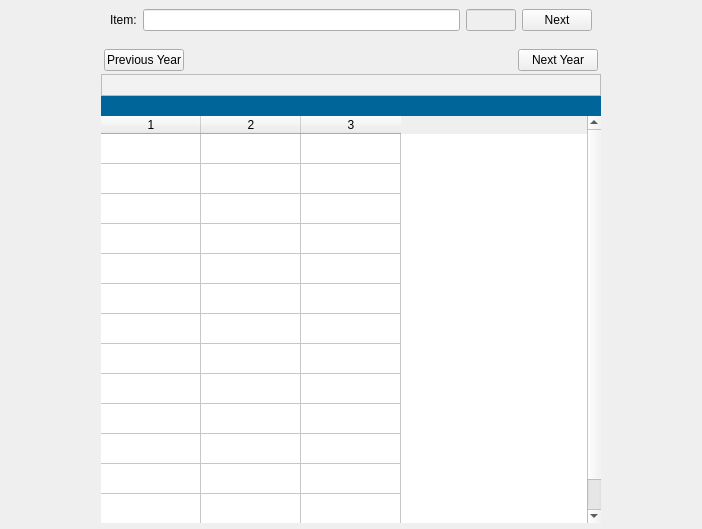
<?xml version="1.0" encoding="UTF-8"?>
<ui version="4.0">
 <class>ItemsMonthWiseSalesPurchases</class>
 <widget class="QWidget" name="ItemsMonthWiseSalesPurchases">
  <property name="geometry">
   <rect>
    <x>0</x>
    <y>0</y>
    <width>702</width>
    <height>529</height>
   </rect>
  </property>
  <property name="windowTitle">
   <string>Form</string>
  </property>
  <layout class="QGridLayout" name="gridLayout">
   <property name="leftMargin">
    <number>0</number>
   </property>
   <property name="topMargin">
    <number>0</number>
   </property>
   <property name="rightMargin">
    <number>0</number>
   </property>
   <property name="bottomMargin">
    <number>0</number>
   </property>
   <item row="0" column="0">
    <widget class="QFrame" name="frame">
     <property name="maximumSize">
      <size>
       <width>500</width>
       <height>16777215</height>
      </size>
     </property>
     <property name="frameShape">
      <enum>QFrame::NoFrame</enum>
     </property>
     <property name="frameShadow">
      <enum>QFrame::Raised</enum>
     </property>
     <layout class="QVBoxLayout" name="verticalLayout">
      <property name="leftMargin">
       <number>0</number>
      </property>
      <property name="topMargin">
       <number>0</number>
      </property>
      <property name="rightMargin">
       <number>0</number>
      </property>
      <property name="bottomMargin">
       <number>0</number>
      </property>
      <item>
       <widget class="QFrame" name="frame_2">
        <property name="maximumSize">
         <size>
          <width>16777215</width>
          <height>50</height>
         </size>
        </property>
        <property name="frameShape">
         <enum>QFrame::NoFrame</enum>
        </property>
        <property name="frameShadow">
         <enum>QFrame::Raised</enum>
        </property>
        <layout class="QHBoxLayout" name="horizontalLayout_5">
         <item>
          <widget class="QLabel" name="label_3">
           <property name="text">
            <string>Item:</string>
           </property>
          </widget>
         </item>
         <item>
          <layout class="QHBoxLayout" name="horizontalLayout">
           <item>
            <widget class="QLineEdit" name="itemname"/>
           </item>
           <item>
            <widget class="QLineEdit" name="itemid">
             <property name="enabled">
              <bool>false</bool>
             </property>
             <property name="maximumSize">
              <size>
               <width>50</width>
               <height>16777215</height>
              </size>
             </property>
            </widget>
           </item>
          </layout>
         </item>
         <item>
          <widget class="QPushButton" name="btn_next">
           <property name="maximumSize">
            <size>
             <width>70</width>
             <height>16777215</height>
            </size>
           </property>
           <property name="text">
            <string>Next</string>
           </property>
          </widget>
         </item>
        </layout>
       </widget>
      </item>
      <item>
       <widget class="QFrame" name="detailFrame">
        <property name="frameShape">
         <enum>QFrame::NoFrame</enum>
        </property>
        <property name="frameShadow">
         <enum>QFrame::Raised</enum>
        </property>
        <layout class="QVBoxLayout" name="verticalLayout_2">
         <property name="spacing">
          <number>0</number>
         </property>
         <property name="leftMargin">
          <number>0</number>
         </property>
         <property name="topMargin">
          <number>0</number>
         </property>
         <property name="rightMargin">
          <number>0</number>
         </property>
         <property name="bottomMargin">
          <number>0</number>
         </property>
         <item>
          <widget class="QFrame" name="frame_4">
           <property name="styleSheet">
            <string notr="true"/>
           </property>
           <property name="frameShape">
            <enum>QFrame::NoFrame</enum>
           </property>
           <property name="frameShadow">
            <enum>QFrame::Raised</enum>
           </property>
           <layout class="QHBoxLayout" name="horizontalLayout_2">
            <property name="spacing">
             <number>0</number>
            </property>
            <property name="leftMargin">
             <number>3</number>
            </property>
            <property name="topMargin">
             <number>3</number>
            </property>
            <property name="rightMargin">
             <number>3</number>
            </property>
            <property name="bottomMargin">
             <number>3</number>
            </property>
            <item>
             <widget class="QPushButton" name="previous_year_btn">
              <property name="maximumSize">
               <size>
                <width>80</width>
                <height>16777215</height>
               </size>
              </property>
              <property name="text">
               <string>Previous Year</string>
              </property>
             </widget>
            </item>
            <item>
             <widget class="QLabel" name="lbl_itemcode">
              <property name="font">
               <font>
                <weight>75</weight>
                <bold>true</bold>
               </font>
              </property>
              <property name="text">
               <string/>
              </property>
              <property name="alignment">
               <set>Qt::AlignCenter</set>
              </property>
             </widget>
            </item>
            <item>
             <widget class="QPushButton" name="next_year_btn">
              <property name="maximumSize">
               <size>
                <width>80</width>
                <height>16777215</height>
               </size>
              </property>
              <property name="text">
               <string>Next Year</string>
              </property>
             </widget>
            </item>
           </layout>
          </widget>
         </item>
         <item>
          <widget class="QFrame" name="frame_5">
           <property name="styleSheet">
            <string notr="true">background-color: #f2f2f2;</string>
           </property>
           <property name="frameShape">
            <enum>QFrame::StyledPanel</enum>
           </property>
           <property name="frameShadow">
            <enum>QFrame::Raised</enum>
           </property>
           <layout class="QHBoxLayout" name="horizontalLayout_3">
            <property name="spacing">
             <number>0</number>
            </property>
            <property name="leftMargin">
             <number>3</number>
            </property>
            <property name="topMargin">
             <number>3</number>
            </property>
            <property name="rightMargin">
             <number>3</number>
            </property>
            <property name="bottomMargin">
             <number>3</number>
            </property>
            <item>
             <widget class="QLabel" name="lbl_itemname">
              <property name="minimumSize">
               <size>
                <width>0</width>
                <height>13</height>
               </size>
              </property>
              <property name="font">
               <font>
                <weight>75</weight>
                <bold>true</bold>
               </font>
              </property>
              <property name="frameShape">
               <enum>QFrame::NoFrame</enum>
              </property>
              <property name="text">
               <string/>
              </property>
              <property name="alignment">
               <set>Qt::AlignCenter</set>
              </property>
             </widget>
            </item>
           </layout>
          </widget>
         </item>
         <item>
          <widget class="QFrame" name="frame_6">
           <property name="styleSheet">
            <string notr="true">background-color: rgb(0, 102, 153);
color:rgb(255, 255, 255);</string>
           </property>
           <property name="frameShape">
            <enum>QFrame::NoFrame</enum>
           </property>
           <property name="frameShadow">
            <enum>QFrame::Raised</enum>
           </property>
           <layout class="QHBoxLayout" name="horizontalLayout_4">
            <property name="spacing">
             <number>0</number>
            </property>
            <property name="leftMargin">
             <number>3</number>
            </property>
            <property name="topMargin">
             <number>3</number>
            </property>
            <property name="rightMargin">
             <number>3</number>
            </property>
            <property name="bottomMargin">
             <number>3</number>
            </property>
            <item>
             <widget class="QLabel" name="lbl_year">
              <property name="minimumSize">
               <size>
                <width>0</width>
                <height>13</height>
               </size>
              </property>
              <property name="font">
               <font>
                <weight>75</weight>
                <bold>true</bold>
               </font>
              </property>
              <property name="text">
               <string/>
              </property>
              <property name="alignment">
               <set>Qt::AlignCenter</set>
              </property>
             </widget>
            </item>
           </layout>
          </widget>
         </item>
         <item>
          <widget class="QTableWidget" name="detailTable">
           <property name="focusPolicy">
            <enum>Qt::NoFocus</enum>
           </property>
           <property name="frameShape">
            <enum>QFrame::NoFrame</enum>
           </property>
           <property name="editTriggers">
            <set>QAbstractItemView::NoEditTriggers</set>
           </property>
           <property name="selectionMode">
            <enum>QAbstractItemView::NoSelection</enum>
           </property>
           <property name="selectionBehavior">
            <enum>QAbstractItemView::SelectRows</enum>
           </property>
           <property name="rowCount">
            <number>13</number>
           </property>
           <property name="columnCount">
            <number>3</number>
           </property>
           <attribute name="verticalHeaderVisible">
            <bool>false</bool>
           </attribute>
           <row/>
           <row/>
           <row/>
           <row/>
           <row/>
           <row/>
           <row/>
           <row/>
           <row/>
           <row/>
           <row/>
           <row/>
           <row/>
           <column/>
           <column/>
           <column/>
          </widget>
         </item>
        </layout>
       </widget>
      </item>
      <item>
       <widget class="QFrame" name="frame_3">
        <property name="frameShape">
         <enum>QFrame::NoFrame</enum>
        </property>
        <property name="frameShadow">
         <enum>QFrame::Raised</enum>
        </property>
       </widget>
      </item>
     </layout>
    </widget>
   </item>
  </layout>
 </widget>
 <resources/>
 <connections/>
</ui>
